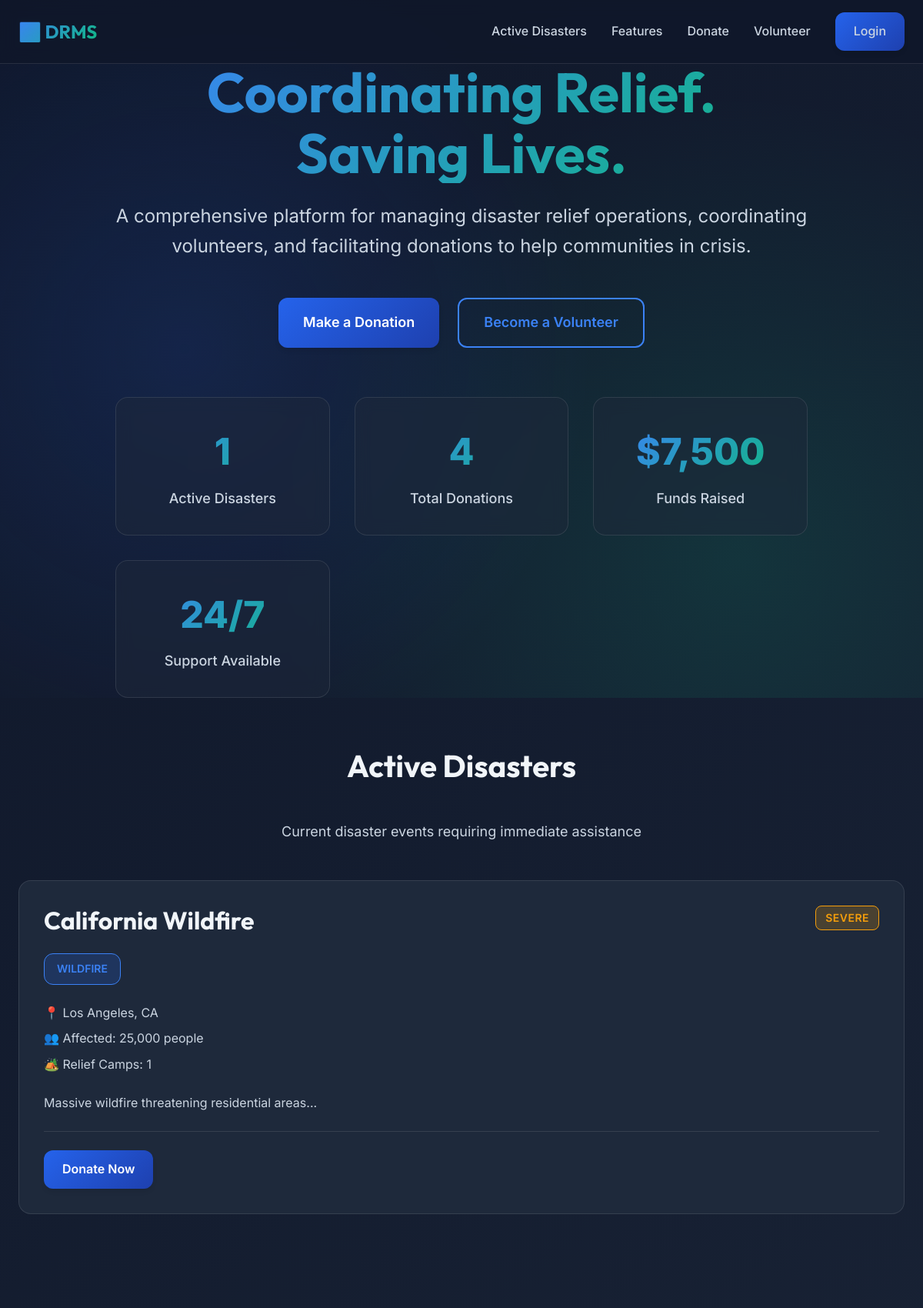
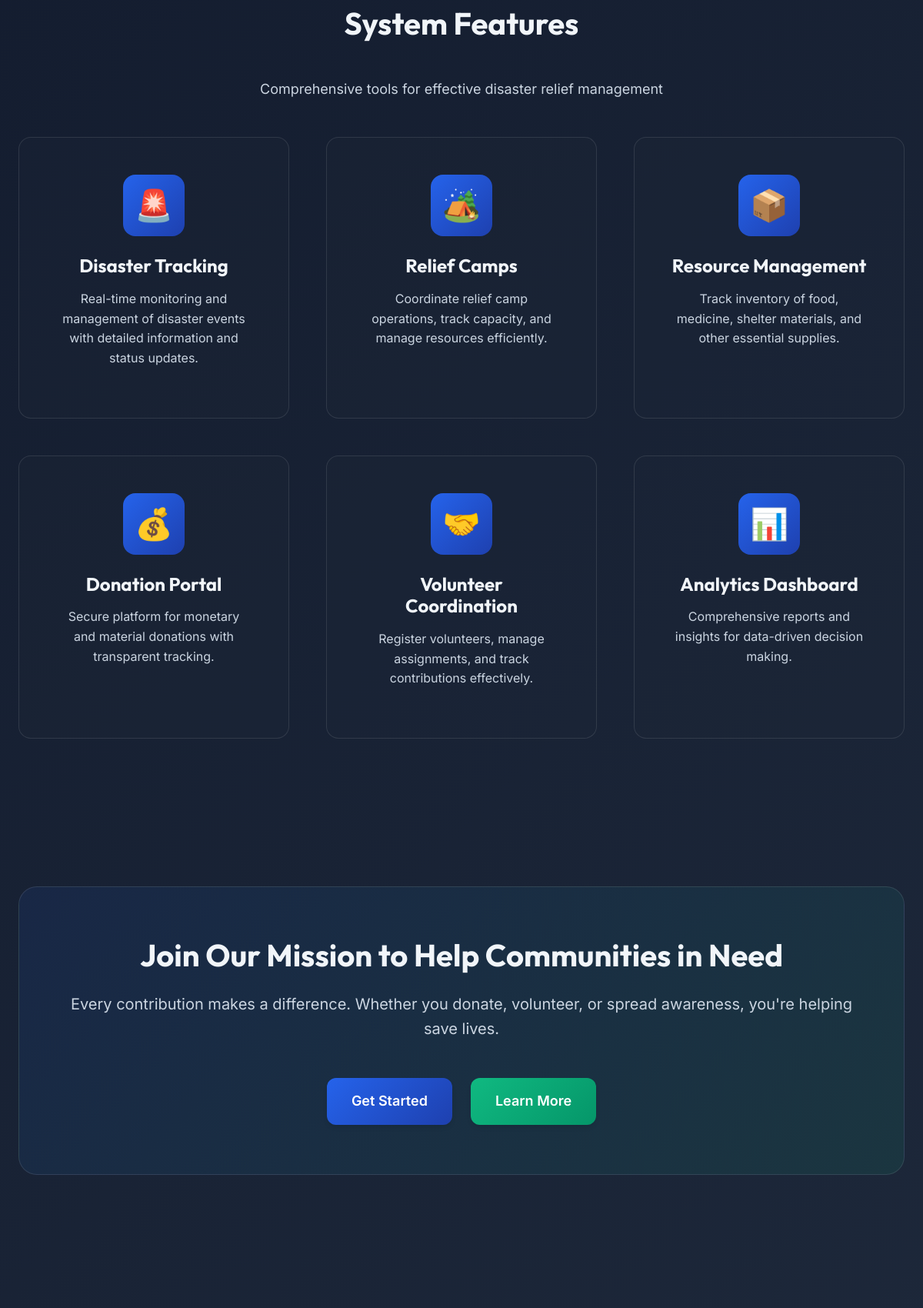
The page / (upper part) on the database its author committed (2 pictures, top to bottom).
### tables this page shows
CREATE TABLE disasters (
    disaster_id INT AUTO_INCREMENT PRIMARY KEY,
    disaster_name VARCHAR(150) NOT NULL,
    disaster_type ENUM('earthquake', 'flood', 'hurricane', 'wildfire', 'tornado', 'tsunami', 'drought', 'other') NOT NULL,
    location VARCHAR(200) NOT NULL,
    latitude DECIMAL(10, 8),
    longitude DECIMAL(11, 8),
    severity ENUM('minor', 'moderate', 'severe', 'catastrophic') NOT NULL,
    description TEXT,
    affected_population INT DEFAULT 0,
    casualties INT DEFAULT 0,
    status ENUM('active', 'ongoing', 'resolved', 'monitoring') NOT NULL DEFAULT 'active',
    start_date DATETIME NOT NULL,
    end_date DATETIME NULL,
    created_by INT,
    created_at TIMESTAMP DEFAULT CURRENT_TIMESTAMP,
    updated_at TIMESTAMP DEFAULT CURRENT_TIMESTAMP ON UPDATE CURRENT_TIMESTAMP,
    FOREIGN KEY (created_by) REFERENCES users(user_id) ON DELETE SET NULL,
    INDEX idx_type (disaster_type),
    INDEX idx_status (status),
    INDEX idx_severity (severity),
    INDEX idx_location (location)
);

### config/Database.php (called while the page is built, shortened)
<?php
class Database {
    private static $instance = null;
    private $connection;
    private function __construct() {
        try {
            $dsn = "mysql:host=" . DB_HOST . ";dbname=" . DB_NAME . ";charset=" . DB_CHARSET;
            $options = [
                PDO::ATTR_ERRMODE            => PDO::ERRMODE_EXCEPTION,
                PDO::ATTR_DEFAULT_FETCH_MODE => PDO::FETCH_ASSOC,
                PDO::ATTR_EMULATE_PREPARES   => false,
                PDO::ATTR_PERSISTENT         => false
            ];
            $this->connection = new PDO($dsn, DB_USER, DB_PASS, $options);
        } catch (PDOException $e) {
            error_log("Database Connection Error: " . $e->getMessage());
            die("Database connection failed. Please check your configuration.");
        }
    }
    public static function getInstance() {
        if (self::$instance === null) {
            self::$instance = new self();
        }
        return self::$instance;
    }
    public function execute($query, $params = []) {
        try {
            $stmt = $this->connection->prepare($query);
            $stmt->execute($params);
            return $stmt;
        } catch (PDOException $e) {
            error_log("Query Execution Error: " . $e->getMessage());
            throw $e;
        }
    }
    public function fetchAll($query, $params = []) {
        $stmt = $this->execute($query, $params);
        return $stmt->fetchAll();
    }
    public function fetch($query, $params = []) {
        $stmt = $this->execute($query, $params);
        return $stmt->fetch();
    }
}
?>

### models/Disaster.php (called while the page is built, shortened)
<?php
require_once __DIR__ . '/../config/Database.php';
class Disaster {
    private $db;
    public function __construct() {
        $this->db = Database::getInstance();
    }
    public function getAll($filters = []) {
        try {
            $query = "SELECT d.*, u.full_name as created_by_name,
                      (SELECT COUNT(*) FROM relief_camps WHERE disaster_id = d.disaster_id) as camp_count
                      FROM disasters d
                      LEFT JOIN users u ON d.created_by = u.user_id
                      WHERE 1=1";
            $params = [];
            if (!empty($filters['status'])) {
                $query .= " AND d.status = :status";
                $params[':status'] = $filters['status'];
            }
            $query .= " ORDER BY d.start_date DESC";
            return $this->db->fetchAll($query, $params);
        } catch (PDOException $e) {
            error_log("Get All Disasters Error: " . $e->getMessage());
            return [];
        }
    }
    public function getActive() {
        return $this->getAll(['status' => 'active']);
    }
}
?>

### models/Donation.php (called while the page is built, shortened)
<?php
require_once __DIR__ . '/../config/Database.php';
class Donation {
    private $db;
    public function __construct() {
        $this->db = Database::getInstance();
    }
    public function getStatistics($disasterId = null) {
        try {
            $query = "SELECT
                      COUNT(*) as total_donations,
                      COUNT(CASE WHEN donation_type = 'monetary' THEN 1 END) as monetary_count,
                      COUNT(CASE WHEN donation_type = 'material' THEN 1 END) as material_count,
                      SUM(CASE WHEN donation_type = 'monetary' AND status = 'completed' THEN amount ELSE 0 END) as total_amount
                      FROM donations WHERE status = 'completed'";
            $params = [];
            return $this->db->fetch($query, $params);
        } catch (PDOException $e) {
            error_log("Get Donation Statistics Error: " . $e->getMessage());
            return [];
        }
    }
}
?>

### index.php (the view, shortened to what this page needs)
<?php
require_once __DIR__ . '/models/Disaster.php';
require_once __DIR__ . '/models/Donation.php';
$disasterModel = new Disaster();
$donationModel = new Donation();
$activeDisasters = $disasterModel->getActive();
$donationStats = $donationModel->getStatistics();
?>
<!DOCTYPE html>
<html lang="en">
<head>
    <link rel="stylesheet" href="assets/css/style.css">
</head>
<body>
    <nav class="navbar">
        <div class="container">
            <a href="index.php" class="navbar-brand">🆘 DRMS</a>
            <ul class="navbar-menu">
                <li><a href="#disasters">Active Disasters</a></li>
                <li><a href="#features">Features</a></li>
                <li><a href="views/donations.php">Donate</a></li>
                <li><a href="views/volunteer.php">Volunteer</a></li>
                <?php if (isset($_SESSION['logged_in']) && $_SESSION['logged_in']): ?>
                    <li><a href="views/admin/dashboard.php">Dashboard</a></li>
                    <li><a href="controllers/AuthController.php?action=logout">Logout</a></li>
                <?php else: ?>
                    <li><a href="views/auth/login.php" class="btn btn-primary">Login</a></li>
                <?php endif; ?>
            </ul>
        </div>
    </nav>
    <section class="hero">
        <div class="container">
            <div class="hero-content fade-in">
                <h1>Coordinating Relief.<br>Saving Lives.</h1>
                <p>A comprehensive platform for managing disaster relief operations, coordinating volunteers, and facilitating donations to help communities in crisis.</p>
                <div class="hero-buttons">
                    <a href="views/donations.php" class="btn btn-primary btn-large">Make a Donation</a>
                    <a href="views/volunteer.php" class="btn btn-outline btn-large">Become a Volunteer</a>
                </div>
                <div class="stats-grid">
                    <div class="stat-card">
                        <div class="stat-number"><?php echo count($activeDisasters); ?></div>
                        <div class="stat-label">Active Disasters</div>
                    </div>
                    <div class="stat-card">
                        <div class="stat-number"><?php echo number_format($donationStats['total_donations'] ?? 0); ?></div>
                        <div class="stat-label">Total Donations</div>
                    </div>
                    <div class="stat-card">
                        <div class="stat-number">$<?php echo number_format($donationStats['total_amount'] ?? 0); ?></div>
                        <div class="stat-label">Funds Raised</div>
                    </div>
                    <div class="stat-card">
                        <div class="stat-number">24/7</div>
                        <div class="stat-label">Support Available</div>
                    </div>
                </div>
            </div>
        </div>
    </section>
    <section id="disasters" class="disasters-section">
        <div class="container">
            <h2 class="text-center mb-4">Active Disasters</h2>
            <p class="text-center mb-4" style="font-size: 1.125rem;">Current disaster events requiring immediate assistance</p>
            <?php if (!empty($activeDisasters)): ?>
                <div class="grid grid-2">
                    <?php foreach ($activeDisasters as $disaster): ?>
                        <div class="disaster-card">
                            <div class="disaster-header">
                                <div>
                                    <h3><?php echo htmlspecialchars($disaster['disaster_name']); ?></h3>
                                    <span class="disaster-type"><?php echo htmlspecialchars($disaster['disaster_type']); ?></span>
                                </div>
                                <span class="badge badge-<?php echo $disaster['severity'] === 'catastrophic' ? 'error' : ($disaster['severity'] === 'severe' ? 'warning' : 'info'); ?>">
                                    <?php echo htmlspecialchars($disaster['severity']); ?>
                                </span>
                            </div>
                            <div class="disaster-info">
                                <p>📍 <?php echo htmlspecialchars($disaster['location']); ?></p>
                                <p>👥 Affected: <?php echo number_format($disaster['affected_population']); ?> people</p>
                                <p>🏕️ Relief Camps: <?php echo $disaster['camp_count'] ?? 0; ?></p>
                            </div>
                            <p><?php echo htmlspecialchars(substr($disaster['description'], 0, 150)) . '...'; ?></p>
                            <div class="card-footer">
                                <a href="views/donations.php?disaster_id=<?php echo $disaster['disaster_id']; ?>" class="btn btn-primary">
                                    Donate Now
                                </a>
                            </div>
                        </div>
                    <?php endforeach; ?>
                </div>
            <?php else: ?>
                <div class="text-center">
                    <p style="font-size: 1.25rem;">No active disasters at the moment.</p>
                </div>
            <?php endif; ?>
        </div>
    </section>
    <section id="features" class="section">
        <div class="container">
            <h2 class="text-center mb-4">System Features</h2>
            <p class="text-center mb-4" style="font-size: 1.125rem;">Comprehensive tools for effective disaster relief management</p>
            <div class="features-grid">
                <div class="feature-card">
                    <div class="feature-icon">🚨</div>
                    <h3 class="feature-title">Disaster Tracking</h3>
                    <p>Real-time monitoring and management of disaster events with detailed information and status updates.</p>
                </div>
                <div class="feature-card">
                    <div class="feature-icon">🏕️</div>
                    <h3 class="feature-title">Relief Camps</h3>
                    <p>Coordinate relief camp operations, track capacity, and manage resources efficiently.</p>
                </div>
                <div class="feature-card">
                    <div class="feature-icon">📦</div>
                    <h3 class="feature-title">Resource Management</h3>
                    <p>Track inventory of food, medicine, shelter materials, and other essential supplies.</p>
                </div>
                <div class="feature-card">
                    <div class="feature-icon">💰</div>
                    <h3 class="feature-title">Donation Portal</h3>
                    <p>Secure platform for monetary and material donations with transparent tracking.</p>
                </div>
                <div class="feature-card">
                    <div class="feature-icon">🤝</div>
                    <h3 class="feature-title">Volunteer Coordination</h3>
                    <p>Register volunteers, manage assignments, and track contributions effectively.</p>
                </div>
                <div class="feature-card">
                    <div class="feature-icon">📊</div>
                    <h3 class="feature-title">Analytics Dashboard</h3>
                    <p>Comprehensive reports and insights for data-driven decision making.</p>
                </div>
            </div>
        </div>
    </section>
    <section class="section">
        <div class="container">
            <div class="cta-section">
                <h2>Join Our Mission to Help Communities in Need</h2>
                <p style="font-size: 1.25rem; margin-bottom: var(--spacing-xl);">
                    Every contribution makes a difference. Whether you donate, volunteer, or spread awareness, you're helping save lives.
                </p>
                <div class="flex-center gap-2">
                    <a href="views/auth/register.php" class="btn btn-primary btn-large">Get Started</a>
                    <a href="views/volunteer.php" class="btn btn-secondary btn-large">Learn More</a>
                </div>
            </div>
        </div>
    </section>
</body>
</html>

### index.php (style rules this page uses)
.hero { min-height: 100vh; display: flex; align-items: center; position: relative; overflow: hidden; padding-top: 80px; }
.hero::before { content: ''; position: absolute; top: 0; left: 0; right: 0; bottom: 0; background: radial-gradient(circle at 20% 50%, rgba(37, 99, 235, 0.15) 0%, transparent 50%), radial-gradient(circle at 80% 80%, rgba(16, 185, 129, 0.15) 0%, transparent 50%); z-index: 0; }
.hero-content { position: relative; z-index: 1; text-align: center; max-width: 900px; margin: 0 auto; }
.hero h1 { font-size: clamp(2.5rem, 6vw, 4.5rem); margin-bottom: var(--spacing-md); line-height: 1.1; }
.hero p { font-size: clamp(1.125rem, 2vw, 1.5rem); color: var(--text-secondary); margin-bottom: var(--spacing-xl); }
.hero-buttons { display: flex; gap: var(--spacing-md); justify-content: center; flex-wrap: wrap; }
.stats-grid { display: grid; grid-template-columns: repeat(auto-fit, minmax(250px, 1fr)); gap: var(--spacing-lg); margin-top: var(--spacing-2xl); }
.stat-card { background: rgba(30, 41, 59, 0.5); backdrop-filter: blur(10px); border: 1px solid rgba(255, 255, 255, 0.1); border-radius: var(--radius-xl); padding: var(--spacing-lg); text-align: center; transition: all var(--transition-base); }
.stat-number { font-size: 3rem; font-weight: 800; background: linear-gradient(135deg, var(--primary-light) 0%, var(--secondary-color) 100%); -webkit-background-clip: text; -webkit-text-fill-color: transparent; background-clip: text; margin-bottom: var(--spacing-xs); }
.stat-label { color: var(--text-secondary); font-size: 1.125rem; font-weight: 500; }
.disasters-section { padding: var(--spacing-2xl) 0; }
.disaster-card { background: var(--dark-surface); border-radius: var(--radius-xl); padding: var(--spacing-lg); border: 1px solid rgba(255, 255, 255, 0.1); transition: all var(--transition-base); }
.disaster-header { display: flex; justify-content: space-between; align-items: start; margin-bottom: var(--spacing-md); }
.disaster-type { display: inline-block; padding: 0.5rem 1rem; background: rgba(37, 99, 235, 0.2); border: 1px solid var(--primary-light); border-radius: var(--radius-lg); color: var(--primary-light); font-size: 0.875rem; font-weight: 600; text-transform: uppercase; }
.disaster-info { margin-bottom: var(--spacing-md); }
.disaster-info p { display: flex; align-items: center; gap: var(--spacing-xs); margin-bottom: var(--spacing-xs); }
.features-grid { display: grid; grid-template-columns: repeat(auto-fit, minmax(300px, 1fr)); gap: var(--spacing-xl); margin-top: var(--spacing-xl); }
.feature-card { text-align: center; padding: var(--spacing-xl); background: rgba(30, 41, 59, 0.3); border: 1px solid rgba(255, 255, 255, 0.1); border-radius: var(--radius-xl); transition: all var(--transition-base); }
.feature-icon { width: 80px; height: 80px; margin: 0 auto var(--spacing-md); background: linear-gradient(135deg, var(--primary-color) 0%, var(--primary-dark) 100%); border-radius: var(--radius-xl); display: flex; align-items: center; justify-content: center; font-size: 2.5rem; }
.feature-title { font-size: 1.5rem; margin-bottom: var(--spacing-sm); }
.cta-section { background: linear-gradient(135deg, rgba(37, 99, 235, 0.1) 0%, rgba(16, 185, 129, 0.1) 100%); border: 1px solid rgba(255, 255, 255, 0.1); border-radius: var(--radius-2xl); padding: var(--spacing-2xl); text-align: center; margin: var(--spacing-2xl) 0; }

### rows shown on the page
disasters: disaster_name "California Wildfire", disaster_type "WILDFIRE", severity "SEVERE", location "Los Angeles, CA", affected_population "25,000", camp_count "1", description "Massive wildfire threatening residential areas"

### other values the page prints
count($activeDisasters) "1"
$donationStats['total_donations'] "4"
$donationStats['total_amount'] "7,500"
